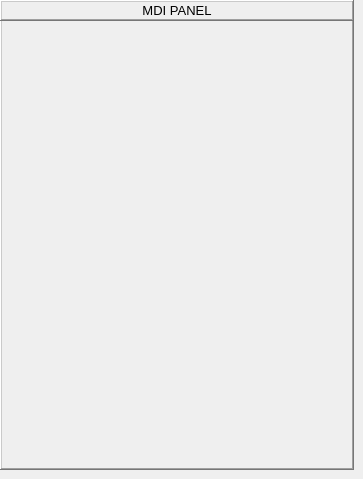
       <widget class="QWidget" name="panel_mdi">
        <widget class="QFrame" name="frame_mdi_history">
         <property name="geometry">
          <rect>
           <x>0</x>
           <y>0</y>
           <width>354</width>
           <height>470</height>
          </rect>
         </property>
         <property name="minimumSize">
          <size>
           <width>354</width>
           <height>470</height>
          </size>
         </property>
         <property name="maximumSize">
          <size>
           <width>354</width>
           <height>470</height>
          </size>
         </property>
         <property name="frameShape">
          <enum>QFrame::WinPanel</enum>
         </property>
         <property name="frameShadow">
          <enum>QFrame::Raised</enum>
         </property>
         <widget class="QLabel" name="label_mdi_panel">
          <property name="geometry">
           <rect>
            <x>0</x>
            <y>0</y>
            <width>354</width>
            <height>21</height>
           </rect>
          </property>
          <property name="font">
           <font>
            <pointsize>10</pointsize>
            <weight>50</weight>
            <bold>false</bold>
           </font>
          </property>
          <property name="frameShape">
           <enum>QFrame::WinPanel</enum>
          </property>
          <property name="frameShadow">
           <enum>QFrame::Raised</enum>
          </property>
          <property name="text">
           <string>MDI PANEL</string>
          </property>
          <property name="alignment">
           <set>Qt::AlignCenter</set>
          </property>
         </widget>
         <widget class="MDIHistory" name="mdihistory">
          <property name="geometry">
           <rect>
            <x>2</x>
            <y>2</y>
            <width>352</width>
            <height>467</height>
           </rect>
          </property>
          <property name="font">
           <font>
            <pointsize>11</pointsize>
           </font>
          </property>
          <property name="soft_keyboard_option" stdset="0">
           <bool>true</bool>
          </property>
         </widget>
        </widget>
       </widget>
